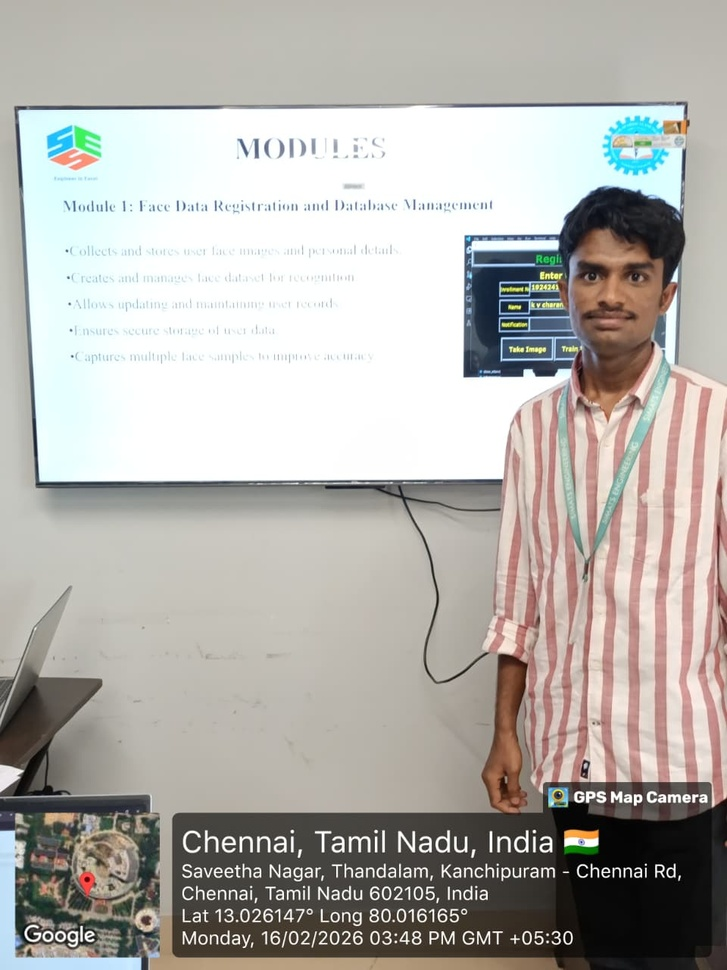
#> input picture capstone project/review 0 individual.jpeg, 727 x 970 px, shrunk from 960 x 1280 before the run, found by its file name
$ jupyter execute Activity_3.ipynb   (shell and % lines are left out)
#> lines starting #> are read from the running program, lines starting #| are printed output that depends on the picture; after the words box and inside, x2 and y2 are one past the last pixel; in counts of white or black regions, pixels touching at a corner belong together
<a href="https://colab.research.google.com/github/uday203363/DSA0216-cv-192424190/blob/main/Activity_3.ipynb" target="_parent"></a>

[cell 1]

from PIL import Image
import numpy as np
import cv2
import matplotlib.pyplot as plt
from google.colab import files
uploaded = files.upload()
#> the answer given: review 0 individual.jpeg
image_path = list(uploaded.keys())[0]
img = cv2.imread(image_path)
#> img is the input picture: shape (970, 727, 3); mean B, G, R 171.2, 176, 178.8
img_rgb = cv2.cvtColor(img, cv2.COLOR_BGR2RGB)
gray = cv2.cvtColor(img, cv2.COLOR_BGR2GRAY)
gray = cv2.GaussianBlur(gray, (5,5), 0)
gray = cv2.medianBlur(gray, 5)
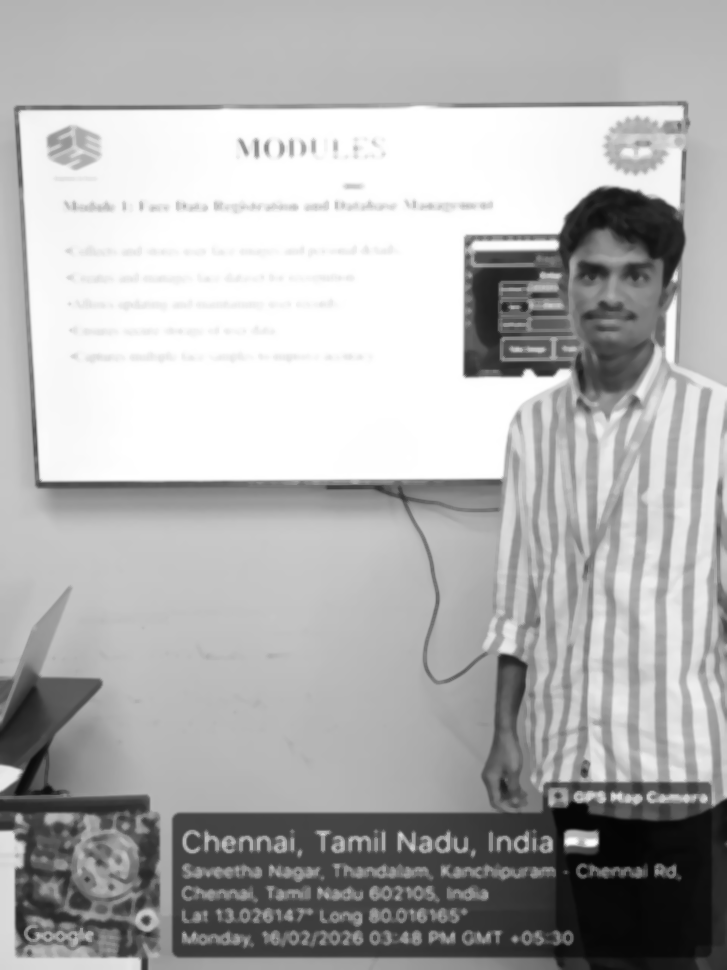
#> gray: shape (970, 727); min 3, max 255, mean 176.2
_, thresh = cv2.threshold(
    gray, 0, 255,
    cv2.THRESH_BINARY_INV + cv2.THRESH_OTSU
)
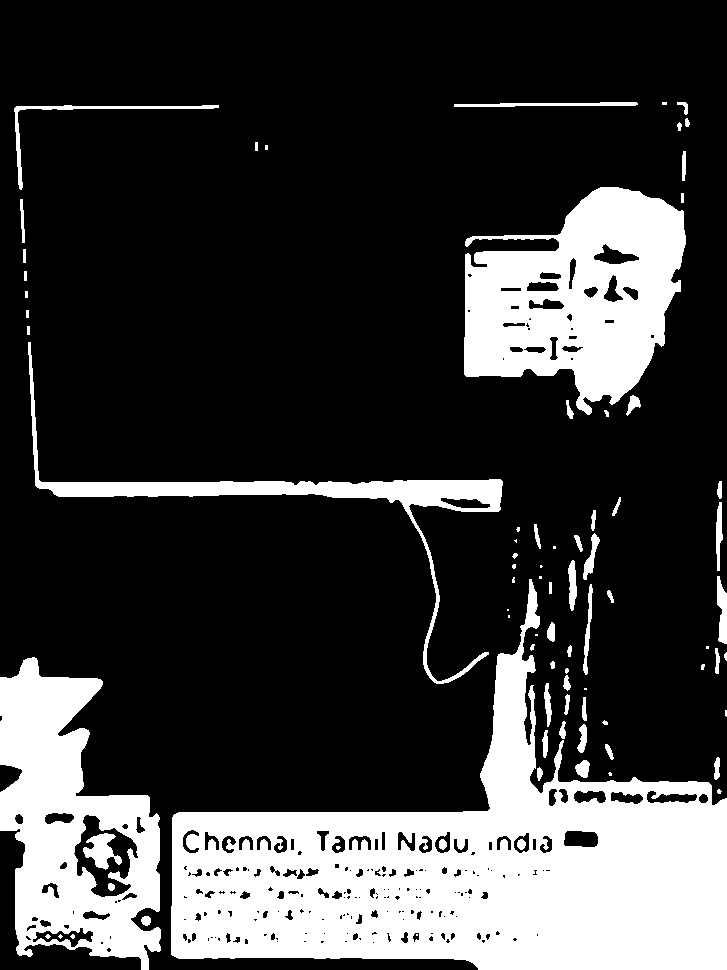
#> thresh: shape (970, 727); 23.7% white; 81 white regions (23 under 20 px), largest, box (x1, y1, x2, y2) and area: (171, 579, 727, 970) 91089, (464, 187, 686, 415) 31162, (0, 657, 161, 970) 27729
kernel = np.ones((3,3), np.uint8)

opening = cv2.morphologyEx(
    thresh, cv2.MORPH_OPEN,
    kernel, iterations=2
)
#> opening: shape (970, 727); 22.5% white; 45 white regions, largest, box (x1, y1, x2, y2) and area: (171, 647, 727, 970) 88957, (464, 187, 686, 414) 30637, (0, 658, 161, 970) 27114
sure_bg = cv2.dilate(opening, kernel, iterations=3)
#> sure_bg: shape (970, 727); 26.8% white; 23 white regions, largest, box (x1, y1, x2, y2) and area: (168, 644, 727, 970) 100891, (461, 184, 689, 419) 36227, (0, 655, 164, 970) 34795
dist_transform = cv2.distanceTransform(opening, cv2.DIST_L2, 5)
_, sure_fg = cv2.threshold(
    dist_transform,
    0.5 * dist_transform.max(),
    255, 0
)
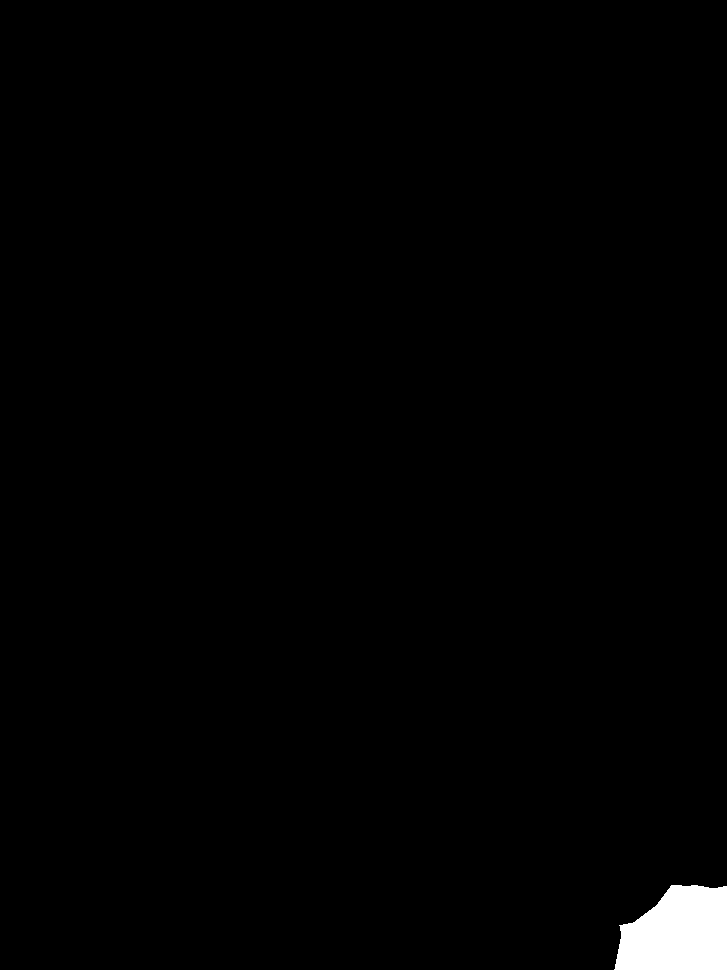
#> sure_fg: shape (970, 727) float32; 1.1% white; 1 white region, box (x1, y1, x2, y2) and area: (614, 885, 727, 970) 7768

sure_fg = np.uint8(sure_fg)
unknown = cv2.subtract(sure_bg, sure_fg)
#> unknown: shape (970, 727); 25.7% white; 23 white regions, largest, box (x1, y1, x2, y2) and area: (168, 644, 727, 970) 93123, (461, 184, 689, 419) 36227, (0, 655, 164, 970) 34795
_, markers = cv2.connectedComponents(sure_fg)

markers = markers + 1
markers[unknown == 255] = 0
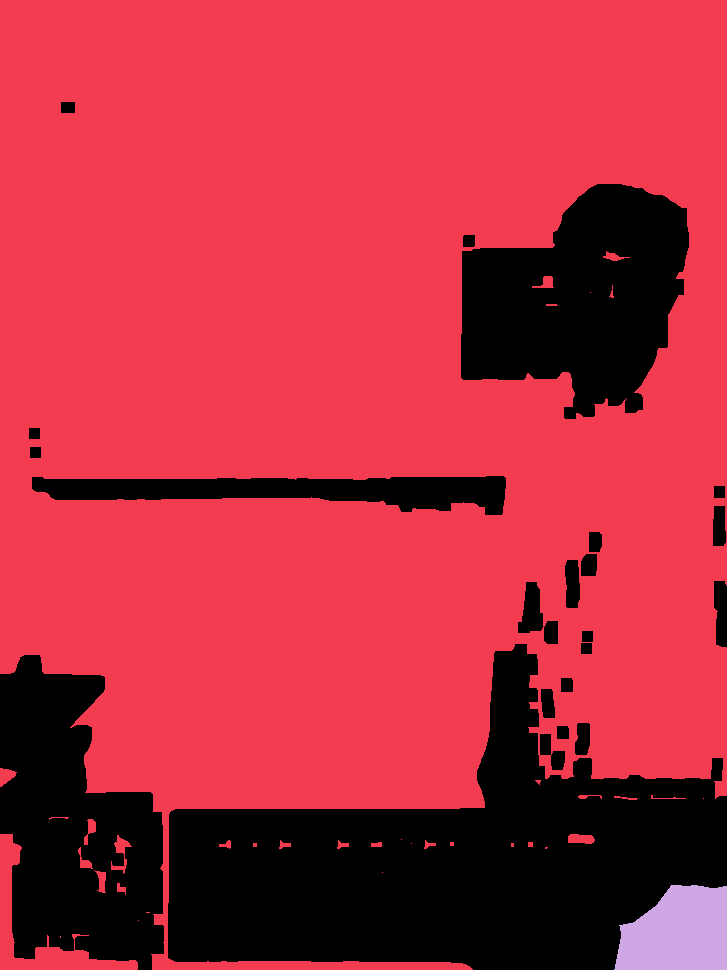
#> markers: shape (970, 727) int32; 3 distinct labels, from 0 to 2; one colour per label, 0 black
markers = cv2.watershed(img, markers)
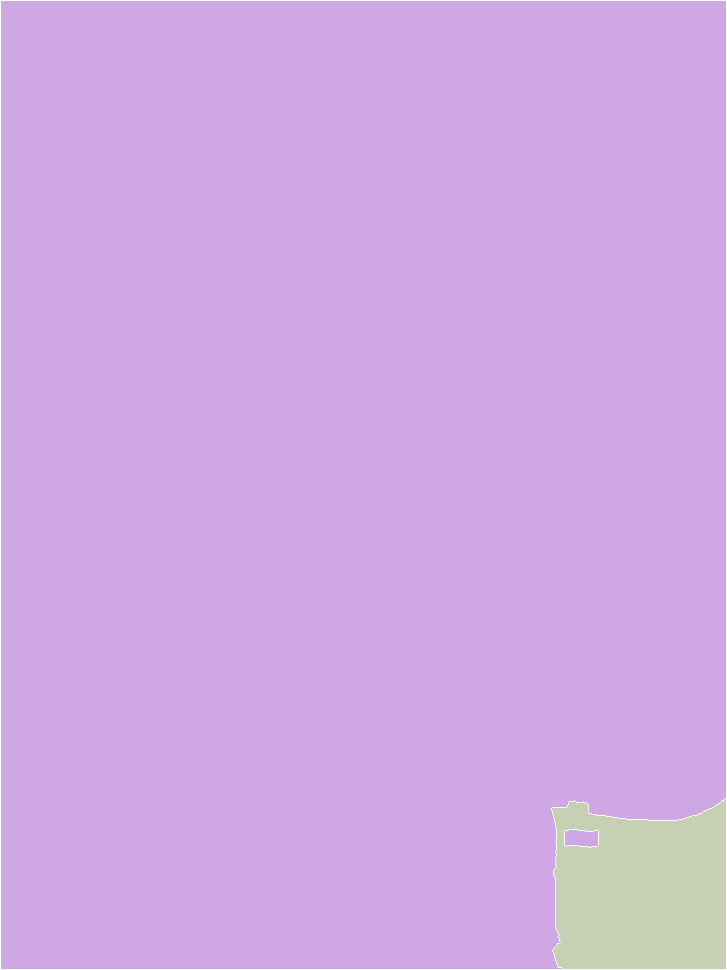
#> markers: shape (970, 727) int32; 3 distinct labels, from -1 to 2; one colour per label, 0 black, -1 white
img[markers == -1] = [0, 255, 0]
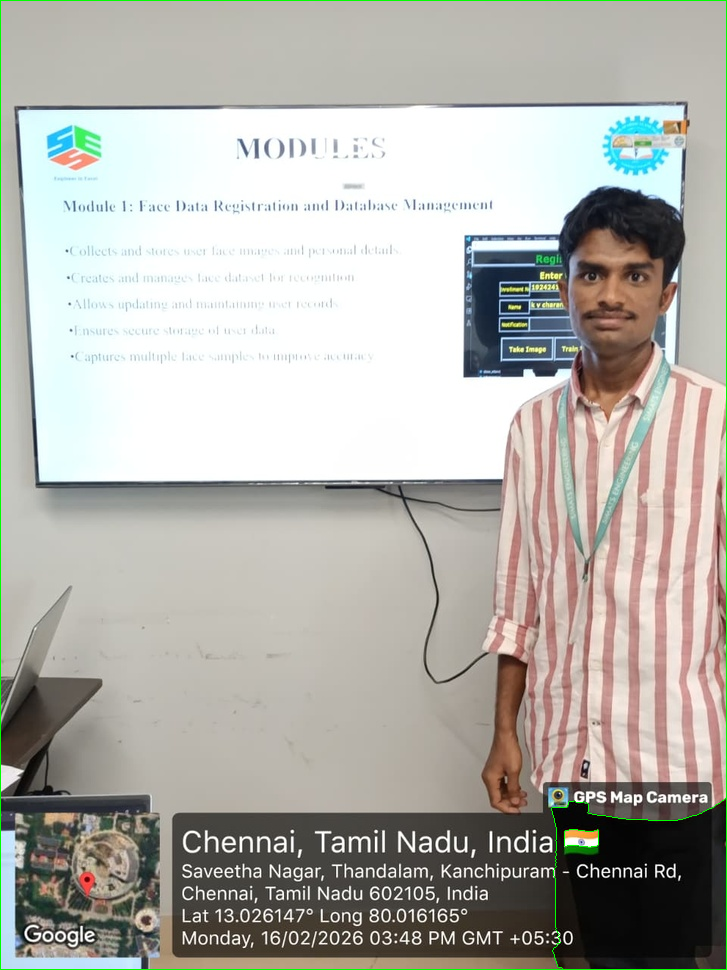
#> img: shape (970, 727, 3); 0.54% of pixels changed, all inside (x1, y1, x2, y2) = (0, 0, 727, 970)
plt.figure(figsize=(12,5))
plt.subplot(1,2,1)
plt.imshow(img_rgb)
plt.title("Original Image")
plt.axis("off")
plt.subplot(1,2,2)
plt.imshow(cv2.cvtColor(img, cv2.COLOR_BGR2RGB))
plt.title("Improved Region Based Segmentation")
plt.axis("off")
plt.show()
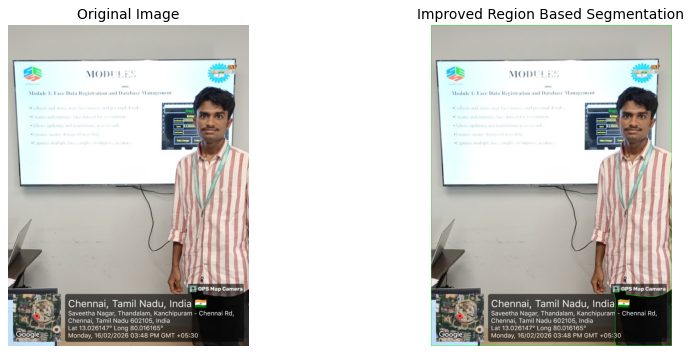
#> figure drawn by matplotlib, 2 panels
cv2.imwrite("region_based_output.png", img)
print("✅ Region Based Segmentation Completed")
print("📁 Saved as region_based_output.png")

$ run again, on capstone project/review 1.jpeg
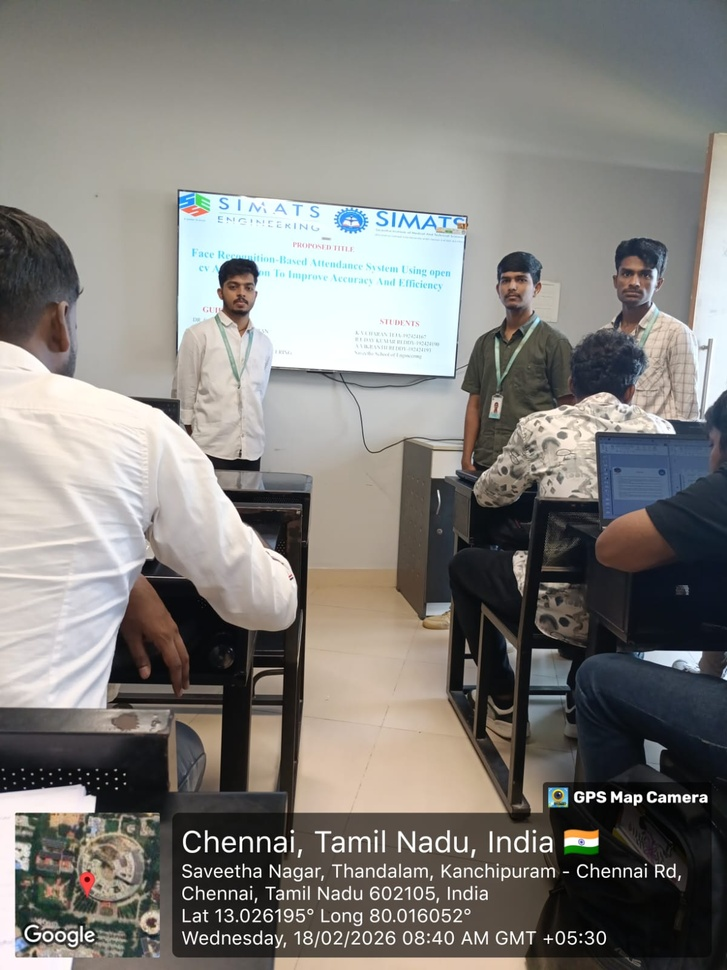
#> input picture capstone project/review 1.jpeg, 727 x 970 px, shrunk from 1200 x 1600 before the run, found by its file name
#> img is the input picture: shape (970, 727, 3); mean B, G, R 123, 126.9, 129.1
#> `_, thresh = cv2.threshold( gray, 0, 255, cv2.THRESH_BINARY_INV + cv2.T..`:
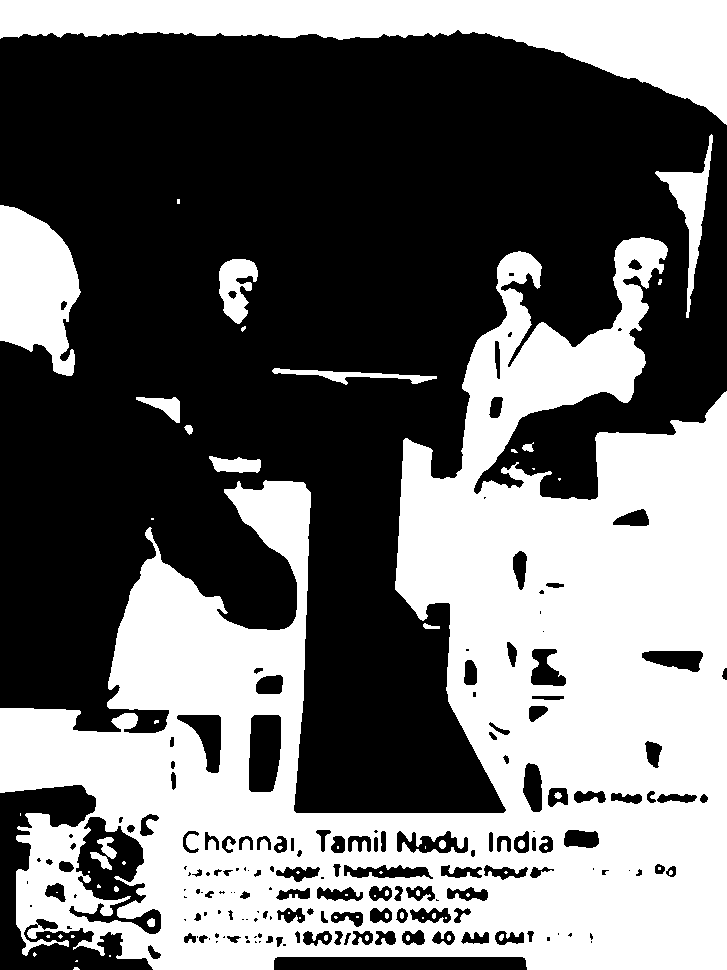
#> thresh: shape (970, 727); 43.1% white; 66 white regions (38 under 20 px), largest, box (x1, y1, x2, y2) and area: (0, 237, 727, 970) 252043, (0, 0, 727, 125) 34484, (0, 205, 81, 376) 9556
#> opening: shape (970, 727); 42.4% white; 37 white regions, largest, box (x1, y1, x2, y2) and area: (0, 237, 727, 970) 246821, (0, 0, 727, 124) 34426, (0, 205, 80, 376) 9517
#> sure_bg: shape (970, 727); 48.8% white; 13 white regions, largest, box (x1, y1, x2, y2) and area: (0, 234, 727, 970) 285655, (0, 0, 727, 127) 37132, (0, 202, 83, 379) 10849
#> unknown: shape (970, 727); 46.6% white; 13 white regions, largest, box (x1, y1, x2, y2) and area: (0, 234, 727, 970) 275192, (0, 0, 727, 127) 32656, (0, 202, 83, 379) 10481
#> img: shape (970, 727, 3); 1.22% of pixels changed, all inside (x1, y1, x2, y2) = (0, 0, 727, 970)
#> `plt.show()`:
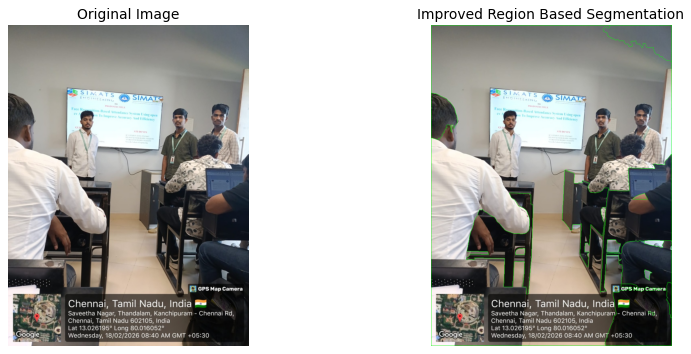
#> figure drawn by matplotlib, 2 panels
